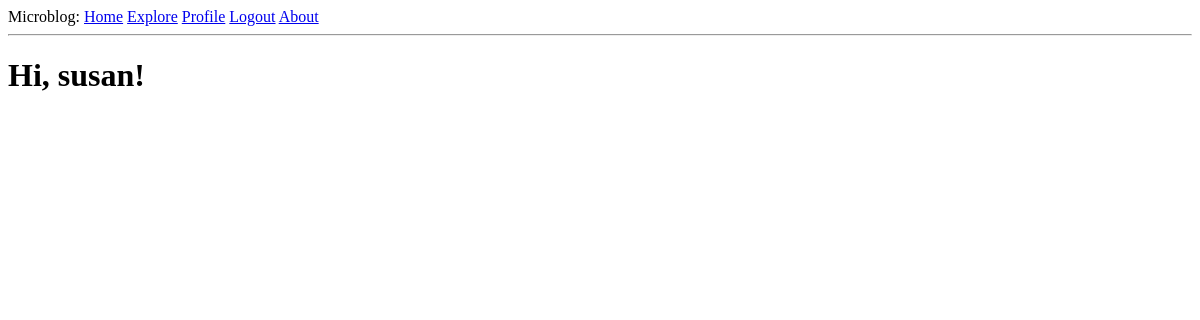
The page /explore (signed in) on the database as committed earlier.
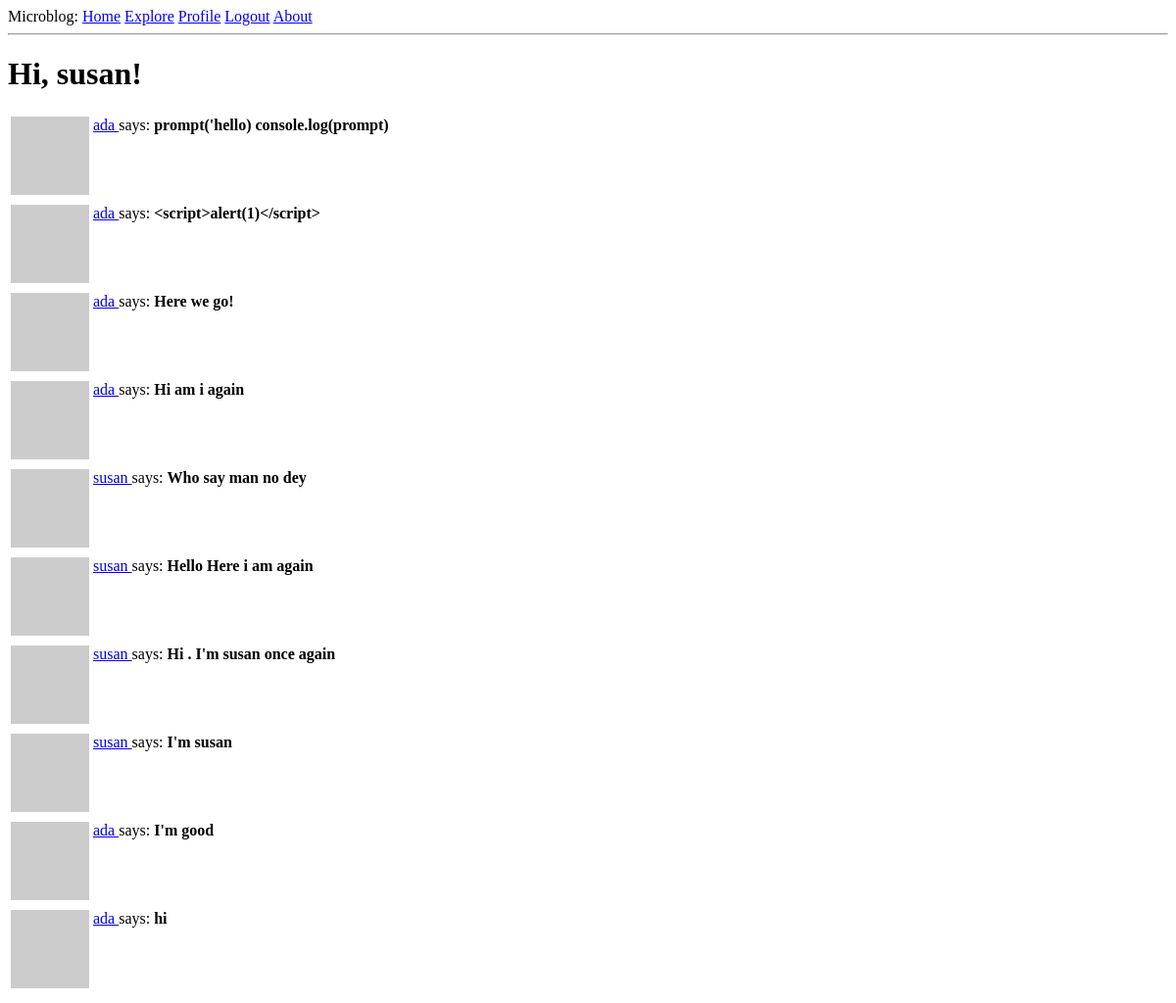
The same page on the database as committed later.
### app/models.py (models this page shows, shortened)
class Post(db.Model):
    id: so.Mapped[int] = so.mapped_column(primary_key=True)
    body: so.Mapped[str] = so.mapped_column(sa.String(140))
    timestamp: so.Mapped[datetime] = so.mapped_column(index=True, default=lambda: datetime.now(timezone.utc))
    user_id: so.Mapped[int] = so.mapped_column(sa.ForeignKey(User.id), index=True)
    author: so.Mapped[User] = so.relationship(back_populates='posts')

class User(UserMixin, db.Model):
    id: so.Mapped[int] = so.mapped_column(primary_key=True)
    username: so.Mapped[str] = so.mapped_column(sa.String(64), index=True, unique=True)
    email: so.Mapped[str] = so.mapped_column(sa.String(120), index=True, unique=True)
    password_hash: so.Mapped[Optional[str]] = so.mapped_column(sa.String(256))
    posts: so.WriteOnlyMapped['Post'] = so.relationship(back_populates='author')
    about_me: so.Mapped[Optional[str]] = so.mapped_column(sa.String(140))
    last_seen: so.Mapped[Optional[datetime]] = so.mapped_column(default=lambda:datetime.now(timezone.utc))
    following: so.WriteOnlyMapped['User'] = so.relationship(
        secondary=followers, primaryjoin=(followers.c.follower_id == id),
        secondaryjoin=(followers.c.followed_id == id),
        back_populates='followers')
    followers: so.WriteOnlyMapped['User'] = so.relationship(
        secondary=followers, primaryjoin=(followers.c.followed_id == id),
        secondaryjoin=(followers.c.follower_id == id),
        back_populates='following')
    def avatar(self, size):
        digest = md5(self.email.lower().encode('utf-8')).hexdigest()
        return f"https://www.gravatar.com/avatar/{digest}?d=identicon&s={size}"
    @login.user_loader
    def load_user(id):
        return db.session.get(User, int(id))

### app/routes.py (the view)
@app.route('/explore')
@login_required
def explore():
    page = request.args.get('page', 1, type=int)
    query = sa.select(Post).order_by(Post.timestamp.desc())
    posts = db.paginate(query, page=page, per_page=app.config['POSTS_PER_PAGE'], error_out=False)
    next_url = url_for("explore", page=posts.next_num) \
        if posts.has_next else None
    prev_url = url_for("explore", page=posts.prev_num) \
        if posts.has_prev else None
    return render_template("index.html", title="Explore", posts=posts.items, next_url=next_url, prev_url=prev_url)

### app/routes.py (called while the page is built)
@app.before_request
def before_request():
    if current_user.is_authenticated:
        current_user.last_seen = datetime.now(timezone.utc)
        db.session.commit()

### app/templates/index.html (shortened to what this page needs)
<!DOCTYPE html>
<html lang="en">
<head>
{% extends "base.html" %}
{% block content %}
<h1>Hi, {{ current_user.username }}!</h1>
    {% for post in posts %}
    {% include '_post.html' %}
    {% endfor %}
{% endblock %}

### app/templates/_post.html (shortened to what this page needs)
<!DOCTYPE html>
<html lang="en">
<head>
</head>
<body>
    <table>
        <tr valign="top">
            <td><img src="{{ post.author.avatar(36) }}" alt=""></td>
            <td>
                <a href="{{ url_for('user', username=post.author.username) }}">
                    {{ post.author.username }}
                </a>
                says:
                <b>{{ post.body }}</b>
            </td>
        </tr>
    </table>
</body>
</html>

Rows that differ between the two databases and show on the page:
added Post: author.username "ada", body "prompt('hello) console.log(prompt)"
added Post: author.username "ada", body "<script>alert(1)</script>"
added Post: author.username "ada", body "Here we go!"
added Post: author.username "ada", body "Hi am i again"
added Post: author.username "susan", body "Who say man no dey"
added Post: author.username "susan", body "Hello Here i am again"
added Post: author.username "susan", body "Hi . I'm susan once again"
added Post: author.username "susan", body "I'm susan"
added Post: author.username "ada", body "I'm good"
added Post: author.username "ada", body "hi"
